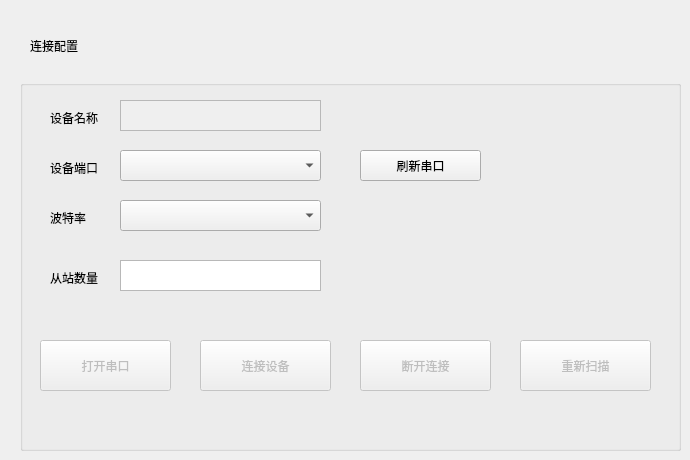
   <widget class="QWidget" name="page_Link">
    <widget class="QGroupBox" name="groupBox_3">
     <property name="geometry">
      <rect>
       <x>20</x>
       <y>80</y>
       <width>661</width>
       <height>371</height>
      </rect>
     </property>
     <property name="title">
      <string/>
     </property>
     <widget class="QLabel" name="label_device_name">
      <property name="geometry">
       <rect>
        <x>30</x>
        <y>30</y>
        <width>54</width>
        <height>16</height>
       </rect>
      </property>
      <property name="text">
       <string>设备名称</string>
      </property>
     </widget>
     <widget class="QLabel" name="label_device_port">
      <property name="geometry">
       <rect>
        <x>30</x>
        <y>80</y>
        <width>54</width>
        <height>16</height>
       </rect>
      </property>
      <property name="text">
       <string>设备端口</string>
      </property>
     </widget>
     <widget class="QLabel" name="label_slave_numbers">
      <property name="geometry">
       <rect>
        <x>30</x>
        <y>190</y>
        <width>54</width>
        <height>16</height>
       </rect>
      </property>
      <property name="text">
       <string>从站数量</string>
      </property>
     </widget>
     <widget class="QTextEdit" name="textEdit_device_name">
      <property name="enabled">
       <bool>false</bool>
      </property>
      <property name="geometry">
       <rect>
        <x>100</x>
        <y>20</y>
        <width>201</width>
        <height>31</height>
       </rect>
      </property>
     </widget>
     <widget class="QTextEdit" name="textEdit_slave_numbers">
      <property name="geometry">
       <rect>
        <x>100</x>
        <y>180</y>
        <width>201</width>
        <height>31</height>
       </rect>
      </property>
     </widget>
     <widget class="QComboBox" name="comboBox_device_port">
      <property name="geometry">
       <rect>
        <x>100</x>
        <y>70</y>
        <width>201</width>
        <height>31</height>
       </rect>
      </property>
     </widget>
     <widget class="QLabel" name="label_baud_rate">
      <property name="geometry">
       <rect>
        <x>30</x>
        <y>130</y>
        <width>54</width>
        <height>16</height>
       </rect>
      </property>
      <property name="text">
       <string>波特率</string>
      </property>
     </widget>
     <widget class="QComboBox" name="comboBox_baud_rate">
      <property name="geometry">
       <rect>
        <x>100</x>
        <y>120</y>
        <width>201</width>
        <height>31</height>
       </rect>
      </property>
     </widget>
     <widget class="QPushButton" name="btn_open_port">
      <property name="enabled">
       <bool>false</bool>
      </property>
      <property name="geometry">
       <rect>
        <x>20</x>
        <y>260</y>
        <width>131</width>
        <height>51</height>
       </rect>
      </property>
      <property name="styleSheet">
       <string notr="true">QPushButton:hover {
    border: 1px solid #bdbdbd;
}

QPushButton#btn_disable:pressed {
    padding: 27px 23px 23px 27px;
}
</string>
      </property>
      <property name="text">
       <string>打开串口</string>
      </property>
      <property name="checkable">
       <bool>true</bool>
      </property>
     </widget>
     <widget class="QPushButton" name="btn_refresh_port">
      <property name="geometry">
       <rect>
        <x>340</x>
        <y>70</y>
        <width>121</width>
        <height>31</height>
       </rect>
      </property>
      <property name="text">
       <string>刷新串口</string>
      </property>
     </widget>
    </widget>
    <widget class="QLabel" name="label_linkset">
     <property name="geometry">
      <rect>
       <x>30</x>
       <y>30</y>
       <width>101</width>
       <height>31</height>
      </rect>
     </property>
     <property name="text">
      <string>连接配置</string>
     </property>
    </widget>
    <widget class="QPushButton" name="btn_link_device">
     <property name="enabled">
      <bool>false</bool>
     </property>
     <property name="geometry">
      <rect>
       <x>200</x>
       <y>340</y>
       <width>131</width>
       <height>51</height>
      </rect>
     </property>
     <property name="text">
      <string>连接设备</string>
     </property>
    </widget>
    <widget class="QPushButton" name="btn_unlink">
     <property name="enabled">
      <bool>false</bool>
     </property>
     <property name="geometry">
      <rect>
       <x>360</x>
       <y>340</y>
       <width>131</width>
       <height>51</height>
      </rect>
     </property>
     <property name="text">
      <string>断开连接</string>
     </property>
    </widget>
    <widget class="QPushButton" name="btn_rescan">
     <property name="enabled">
      <bool>false</bool>
     </property>
     <property name="geometry">
      <rect>
       <x>520</x>
       <y>340</y>
       <width>131</width>
       <height>51</height>
      </rect>
     </property>
     <property name="text">
      <string>重新扫描</string>
     </property>
    </widget>
   </widget>
